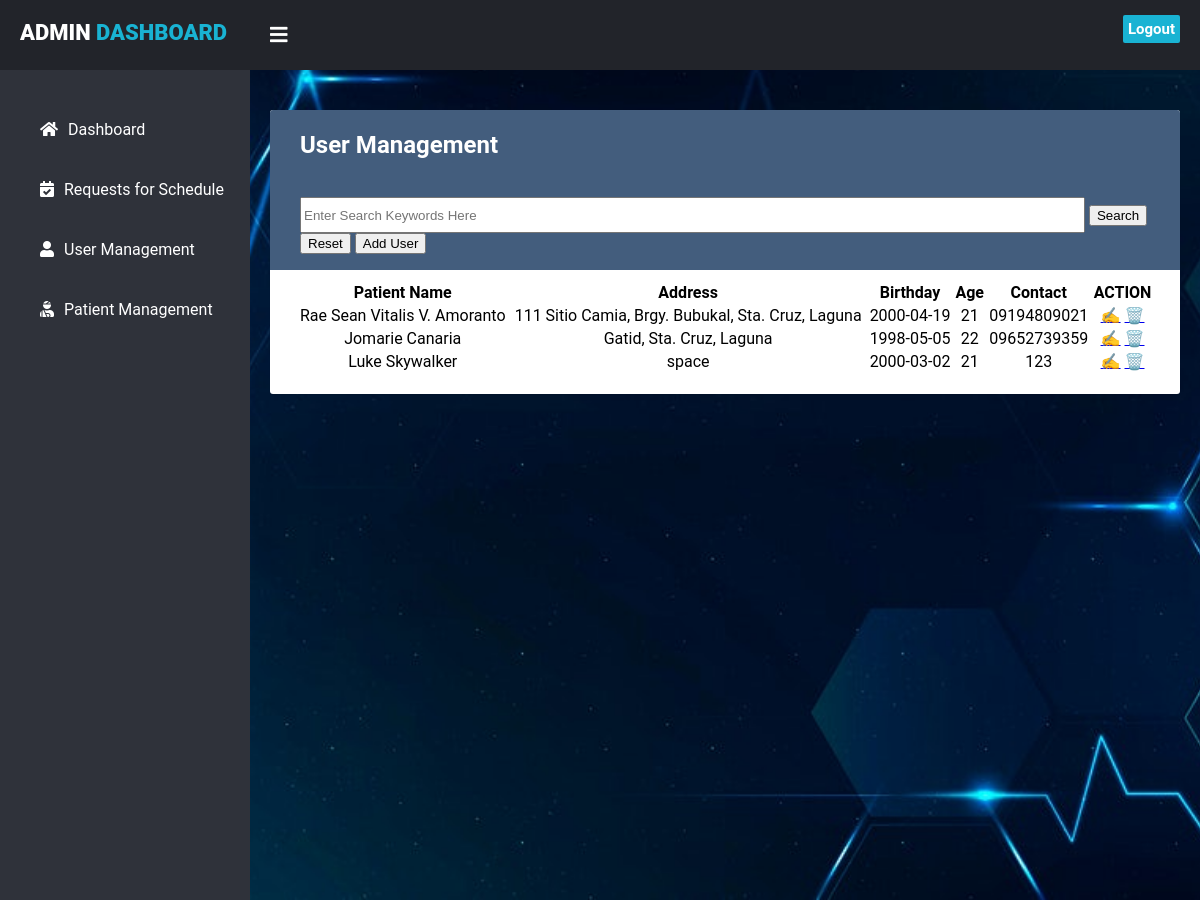
/admin/usermanagement.php, run on the app's committed database.
### tables this page shows
CREATE TABLE `users` (
  `id` int(11) NOT NULL,
  `name` varchar(255) NOT NULL,
  `email` varchar(255) NOT NULL,
  `password` varchar(32) NOT NULL,
  `address` varchar(255) NOT NULL,
  `birthday` date NOT NULL,
  `age` int(3) NOT NULL,
  `contact_number` varchar(11) NOT NULL
);

### admin/usermanagement.php (the view, shortened to what this page needs)
<?php
    require_once "db-config.php";
    $tabledata = "";
    $sqlsearch = "";
    if ($stmt = $mysqli->prepare("SELECT * FROM `users` $sqlsearch")) {
        $stmt->execute();
        $result = $stmt->get_result();
        if($result->num_rows > 0) {
            while ($row = $result->fetch_assoc()) {
                $tabledata .= '<tr>
                                <td>'.$row["name"].'</td>
                                <td>'.$row["address"].'</td>
                                <td>'.$row["birthday"].'</td>
                                <td>'.$row["age"].'</td>
                                <td>'.$row["contact_number"].'</td>
                                <td>
                                    <a href="userupdate.php?id='.$row["id"].'" class="btnAction btnUpdate" title="Update contact details">✍️</a>
                                    <a href="usermanagement.php?del='.$row["id"].'" class="btnAction btnDelete" title="Delete contact details">🗑️</a>
                                </td>
                            </tr>';
            }
        } else {
            $tabledata= '<tr><td colspan="4" style="text-align: center; padding:30px 0;">Nothing to display</td></tr>';
        }
    } else {
        die('prepare() failed: ' . htmlspecialchars($mysqli->error));
    }
?>
<!DOCTYPE html>
<html lang="en" dir="ltr">
  <head>
    <link rel="stylesheet" href="style4.css">
    <link rel="stylesheet" href="https://cdnjs.cloudflare.com/ajax/libs/font-awesome/5.12.1/css/all.min.css">
  </head>
  <body>
    <header>
      <label for="check">
        <i class="fas fa-bars" id="sidebar_btn"></i>
      </label>
      <div class="left_area">
        <h3>Admin<span> Dashboard</span></h3>
      </div>
      <div class="right_area">
        <a href="Logout.php" class="logout_btn">Logout</a>
      </div>
    </header>
    <div class="sidebar">
      <a href="admin_dashboard.php"><i class="fas fa-home"></i><span>Dashboard</span></a>
      <a href="requests.php"><i class="fas fa-calendar-check"></i><span>Requests for Schedule</span></a>
      <a href="usermanagement.php"><i class="fas fa-user"></i><span>User Management</span></a>
      <a href="patientmanagement.php"><i class="fas fa-user-injured"></i><span>Patient Management</span></a>
    </div>
    <div class="content">
      <div class="container">
        <div class="table-wrapper">
            <div class="table-title">
                <div class="row">
                    <h2>User Management</h2><br><br>
                       <form action="<?php echo htmlspecialchars($_SERVER["PHP_SELF"]); ?>" method="post">
                          <input type="text" name="txtSearch" value="<?php if(isset($keywords)){ echo $keywords; }?>" title="Input keywords here" size="95" style="height: 30px;" placeholder="Enter Search Keywords Here" required>
                          <button type="submit" name="btnSearch" class="btnSearch" title="Search keywords">Search</button>
                          <button onclick="location.href='usermanagement.php'">Reset</button>
                          <button onclick="location.href='adduser.php'">Add User </button>
                      </form>
                </div>
            </div>
<table style="width:100%">
  <thead>
  <tr>
    <th>
      Patient Name
    </th>
    <th>Address</th>
    <th>Birthday</th>
    <th>Age</th>
    <th>Contact</th>
    <th>ACTION</th>
  </tr>
</thead>
<tbody>
  <?php echo $tabledata ?>
  </body>
</html>

### admin/style4.css (style rules this page uses)
body { margin: 0; padding: 0; font-family: "Roboto", sans-serif; }
header { z-index: 1; position: fixed; background: #22242A; padding: 20px; width: calc(100% - 0%); top: 0; height: 30px; }
.left_area h3 { color: #fff; margin: 0; text-transform: uppercase; font-size: 22px; font-weight: 900; }
.left_area span { color: #19B3D3; }
.logout_btn { padding: 5px; background: #19B3D3; text-decoration: none; float: right; margin-top: -30px; margin-right: 40px; border-radius: 2px; font-size: 15px; font-weight: 600; color: #fff; transition: 0.5s; transition-property: background; }
.sidebar { z-index: 1; top: 0; background: #2f323a; margin-top: 70px; padding-top: 30px; position: fixed; left: 0; width: 250px; height: calc(100% - 9%); transition: 0.5s; transition-property: left; overflow-y: auto; }
.sidebar a { color: #fff; display: block; width: 100%; line-height: 60px; text-decoration: none; padding-left: 40px; box-sizing: border-box; transition: 0.5s; transition-property: background; }
.sidebar i { padding-right: 10px; }
label #sidebar_btn { z-index: 1; color: #fff; position: fixed; cursor: pointer; left: 270px; font-size: 20px; margin: 5px 0; transition: 0.5s; transition-property: color; }
.content { width: (100% - 250px); margin-top: 60px; padding: 20px; margin-left: 250px; background: url(bg.jpg) no-repeat; background-position: center; background-size: cover; height: 100vh; transition: 0.5s; }
.table-wrapper { background: #fff; padding: 20px 25px; margin: 30px 0; border-radius: 3px; box-shadow: 0 1px 1px rgba(0,0,0,.05); }
.table-title { padding-bottom: 15px; background: #435d7d; color: #fff; padding: 16px 30px; margin: -20px -25px 10px; border-radius: 3px 3px 0 0; }
.table-title h2 { margin: 5px 0 0; font-size: 24px; }
tbody { text-align: center; }

### data on the page
users: name "Rae Sean Vitalis V. Amoranto", address "111 Sitio Camia, Brgy. Bubukal, Sta. Cruz, Laguna", birthday "2000-04-19", age "21", contact_number "09194809021"
users: name "Jomarie Canaria", address "Gatid, Sta. Cruz, Laguna", birthday "1998-05-05", age "22", contact_number "09652739359"
users: name "Luke Skywalker", address "space", birthday "2000-03-02", age "21", contact_number "123"
